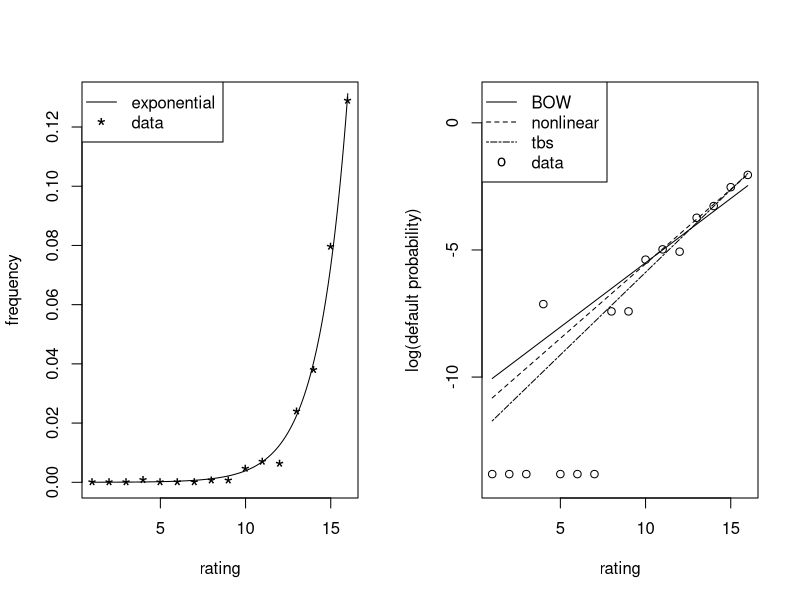
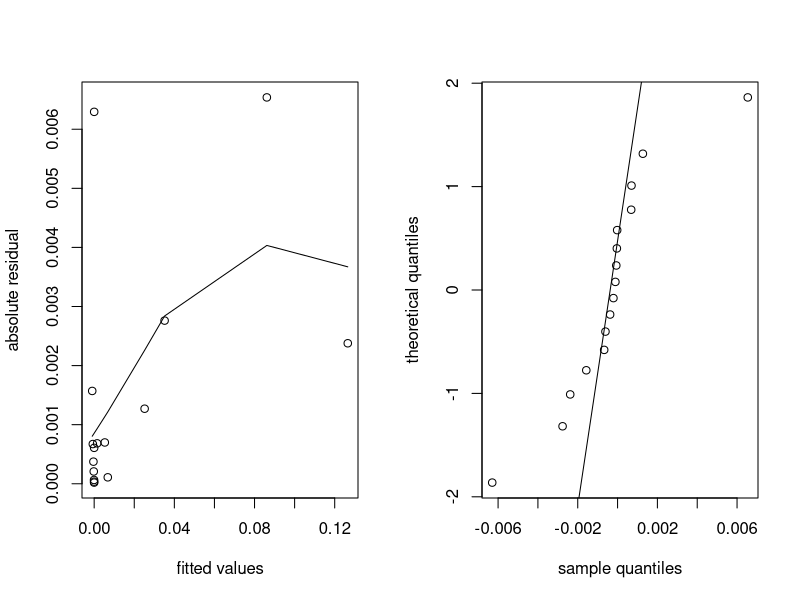
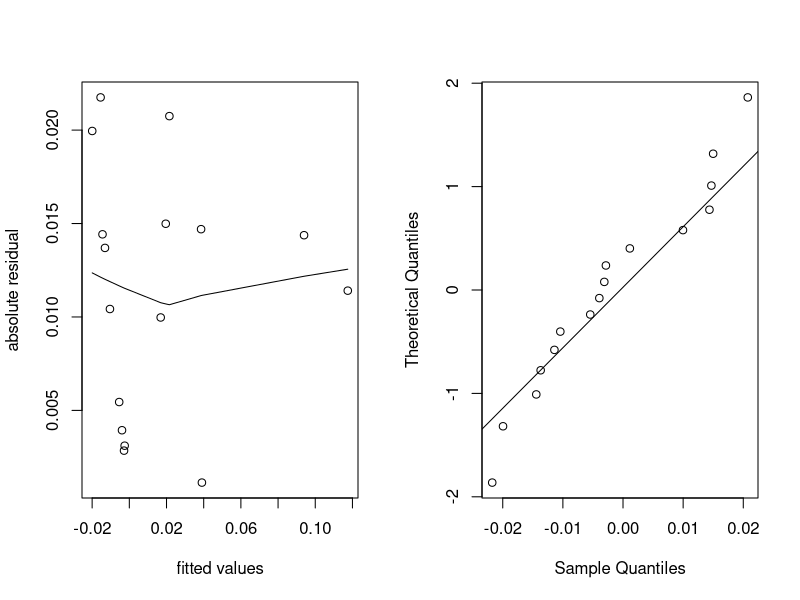

These figures' R source, in order:
#  Example 14.4 and Figures 14.5, 14.6, 14.9

dat = read.table("DefaultData.txt",header=T)
attach(dat)

freq2=freq/100
y = log(freq2[freq2>0])
fit_bow = lm(y~rating[freq>0])
fit_nls = nls(freq2~exp(b1+b2*rating),data=dat,start=list(b1=-5,b2=.5))
fit_tbs = nls(sqrt(freq2)~exp(b1/2+b2*rating/2),
   data=dat,start=list(b1=-6,b2=.5))



sum_nls = summary(fit_nls)
coef_nls = as.numeric(sum_nls$coef[1:2])

sum_tbs = summary(fit_tbs)
coef_tbs = as.numeric(sum_tbs$coef[1:2])

rate_grid = seq(1,16,by=.01)
coef_bow = fit_bow$coefficients

postscript("DefaultProb.ps",width=8,height=4)  #  Figure 14.5
par(mfrow=c(1,2))
plot(rating,freq2,ylim=c(-.0001,.13),pch="*",ylab="frequency",cex=1.5)
lines(rate_grid,exp( coef_nls[1]+coef_nls[2]*rate_grid))
legend("topleft",c("exponential","data"),lty=c(1,NA),
      pch=c("","*"),pt.cex=c(1, 1.5))
plot(rate_grid, (coef_bow[1]+rate_grid*coef_bow[2]),
      type="l",ylim=c(-14.15,1),xlab="rating",ylab="log(default probability)")
lines(rate_grid,( coef_nls[1]+coef_nls[2]*rate_grid) ,lty=2)
lines(rate_grid,( coef_tbs[1]+coef_tbs[2]*rate_grid) ,lty=6)
points(rating,log(freq2+1e-6))
legend("topleft",c("BOW","nonlinear","tbs","data"),lty=c(1,2,6,NA),
      pch=c("","","","o"))
graphics.off()

postscript("DefaultProbResid1.ps",width=7,height=3.5) #  Figure 14.6
par(mfrow=c(1,2))
fitted_nls = sum_nls$resid+freq2
plot(fitted_nls,abs(sum_nls$resid),xlab="fitted values",
   ylab="absolute residual")
fit_loess  = loess(abs(sum_nls$resid)~ fitted_nls,span=1,deg=1)
ord_nls = order(fitted_nls)
lines(fitted_nls[ord_nls],fit_loess$fit[ord_nls])
qqnorm(sum_nls$resid,datax=T,main="",ylab="sample quantiles",
 xlab="theoretical quantiles")
qqline(sum_nls$resid,datax=T)
graphics.off()

postscript("DefaultProbResid2.ps",width=7,height=3.5)  # Figure 14.9
par(mfrow=c(1,2))
fitted_tbs = sum_tbs$resid+freq2
plot(fitted_tbs,abs(sum_tbs$resid),xlab="fitted values",ylab="absolute residual")
fit_loess_tbs  = loess( abs(sum_tbs$resid)~ fitted_tbs,span=1,deg=1)
ord_tbs = order(fitted_tbs)
lines(fitted_tbs[ord_tbs],fit_loess_tbs$fit[ord_tbs])
qqnorm(sum_tbs$resid,datax=T,main="")
qqline(sum_tbs$resid,datax=T)
graphics.off()
